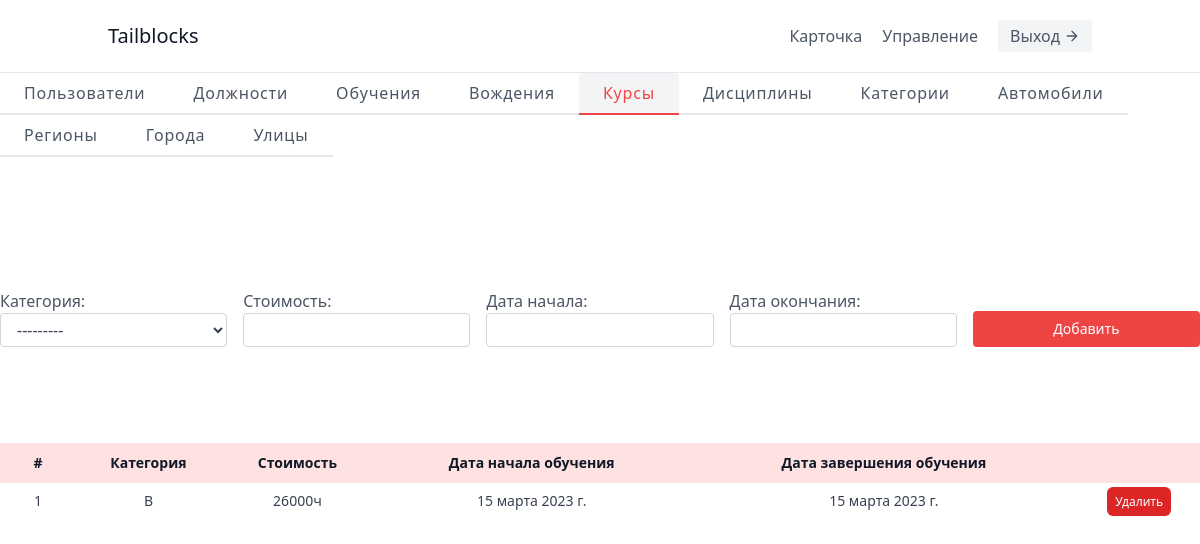
Screenshot of /control/courses/ with the database file from the repository.
### app/models.py (models this page shows, shortened)
class Course(models.Model):
    id_category = models.ForeignKey(Category, on_delete=models.CASCADE, verbose_name='Категория')
    price = models.IntegerField(verbose_name='Стоимость')
    start_date_education = models.DateField(verbose_name='Дата начала')
    end_date_education = models.DateField(verbose_name='Дата окончания')
    class Meta:
        verbose_name = 'курс'
        verbose_name_plural = 'курсы'

class Category(models.Model):
    name_category = models.CharField(max_length=155, verbose_name='Название')
    class Meta:
        verbose_name = 'категория'
        verbose_name_plural = 'категории'
    def __str__(self):
        return self.name_category

### app/views.py (the view)
# urls.py: path('control/courses/', ControlView.coursesControlPage, name='control-courses'),
    def coursesControlPage(request):
        courses = Course.objects.all()
        form = WorkerPostCourseForm(request.POST)
        return render(request, 'worker/control-courses.html', {'courses': courses, 'form': form})

### app/forms.py
class WorkerPostCourseForm(forms.ModelForm):
    class Meta:
        model = Course
        fields = '__all__'

### templates/worker/control-courses.html (shortened to what this page needs)
{% extends '../base.html' %} {% load static %}  {% block content %}
<header class="text-gray-600 body-font border-b">
  <div
    class="container mx-auto flex flex-wrap p-5 flex-col md:flex-row items-center"
  >
    <a
      class="flex title-font font-medium items-center text-gray-900 mb-4 md:mb-0"
    >
      <span class="text-xl">Tailblocks</span>
    </a>
    <nav
      class="md:ml-auto flex flex-wrap items-center text-base justify-center"
    >
      <a
        class="mr-5 cursor-pointer hover:text-gray-900"
        href="{% url 'profile' %}"
      >
        Карточка
      </a>
      <a
        class="mr-5 cursor-pointer hover:text-gray-900"
        href="{% url 'control' %}"
      >
        Управление
      </a>
    </nav>
    <a
      class="inline-flex items-center bg-gray-100 border-0 py-1 px-3 focus:outline-none hover:bg-gray-200 rounded text-base mt-4 md:mt-0"
      href="{% url 'logout' %}"
    >
      Выход
      <svg
        fill="none"
        stroke="currentColor"
        stroke-linecap="round"
        stroke-linejoin="round"
        stroke-width="2"
        class="w-4 h-4 ml-1"
        viewBox="0 0 24 24"
      >
        <path d="M5 12h14M12 5l7 7-7 7"></path>
      </svg>
    </a>
  </div>
</header>
<main>
  <section class="text-gray-600 body-font">
    <div class="cotainer mx-auto flex flex-wrap flex-col">
      <div class="flex mx-auto flex-wrap mb-5">
        <a
          class="sm:px-6 py-3 w-1/2 sm:w-auto justify-center sm:justify-start border-b-2 title-font font-medium inline-flex items-center leading-none border-gray-200 hover:text-gray-900 tracking-wider"
          href="{% url 'control-users' %}"
        >
          Пользователи
        </a>
        <a
          class="sm:px-6 py-3 w-1/2 sm:w-auto justify-center sm:justify-start border-b-2 title-font font-medium inline-flex items-center leading-none border-gray-200 hover:text-gray-900 tracking-wider"
          href="{% url 'control-posts' %}"
        >
          Должности
        </a>
        <a
          class="sm:px-6 py-3 w-1/2 sm:w-auto justify-center sm:justify-start border-b-2 title-font font-medium inline-flex items-center leading-none border-gray-200 hover:text-gray-900 tracking-wider"
          href="{% url 'control-trainings' %}"
        >
          Обучения
        </a>
        <a
          class="sm:px-6 py-3 w-1/2 sm:w-auto justify-center sm:justify-start border-b-2 title-font font-medium inline-flex items-center leading-none border-gray-200 hover:text-gray-900 tracking-wider"
          href="{% url 'control-driving' %}"
        >
          Вождения
        </a>
        <a
          class="sm:px-6 py-3 w-1/2 sm:w-auto justify-center sm:justify-start border-b-2 title-font font-medium bg-gray-100 inline-flex items-center leading-none border-red-500 text-red-500 tracking-wider rounded-t"
          href="{% url 'control-courses' %}"
        >
          Курсы
        </a>
        <a
          class="sm:px-6 py-3 w-1/2 sm:w-auto justify-center sm:justify-start border-b-2 title-font font-medium inline-flex items-center leading-none border-gray-200 hover:text-gray-900 tracking-wider"
          href="{% url 'control-disciplines' %}"
        >
          Дисциплины
        </a>
        <a
          class="sm:px-6 py-3 w-1/2 sm:w-auto justify-center sm:justify-start border-b-2 title-font font-medium inline-flex items-center leading-none border-gray-200 hover:text-gray-900 tracking-wider"
          href="{% url 'control-categories' %}"
        >
          Категории
        </a>
        <a
          class="sm:px-6 py-3 w-1/2 sm:w-auto justify-center sm:justify-start border-b-2 title-font font-medium inline-flex items-center leading-none border-gray-200 hover:text-gray-900 tracking-wider"
          href="{% url 'control-autos' %}"
        >
          Автомобили
        </a>
        <a
          class="sm:px-6 py-3 w-1/2 sm:w-auto justify-center sm:justify-start border-b-2 title-font font-medium inline-flex items-center leading-none border-gray-200 hover:text-gray-900 tracking-wider"
          href="{% url 'control-regions' %}"
        >
          Регионы
        </a>
        <a
          class="sm:px-6 py-3 w-1/2 sm:w-auto justify-center sm:justify-start border-b-2 title-font font-medium inline-flex items-center leading-none border-gray-200 hover:text-gray-900 tracking-wider"
          href="{% url 'control-cities' %}"
        >
          Города
        </a>
        <a
          class="sm:px-6 py-3 w-1/2 sm:w-auto justify-center sm:justify-start border-b-2 title-font font-medium inline-flex items-center leading-none border-gray-200 hover:text-gray-900 tracking-wider"
          href="{% url 'control-streets' %}"
        >
          Улицы
        </a>
      </div>
            <section class="text-gray-600 body-font">
        <div class="max-w-7xl py-24 mx-auto">
          <form
            method="POST"
            action="/control/courses/new/"
            class="w-full mx-auto space-y-4 items-end grid grid-cols-5 gap-4"
          >
            {% csrf_token %} {{ form.as_div }}
            <button
              class="text-white bg-red-500 border-0 text-sm font-medium py-2 px-4 focus:outline-none hover:bg-red-600 rounded"
              type="submit"
            >
              Добавить
            </button>
          </form>
        </div>
      </section>
      <table class="table-auto text-sm w-full max-w-7xl mx-auto rounded-lg">
        <thead class="text-gray-900 font-semibold bg-red-100">
          <tr>
            <th class="py-2.5 w-min">#</th>
            <th>Категория</th>
            <th>Стоимость</th>
            <th>Дата начала обучения</th>
            <th>Дата завершения обучения</th>
            <th class="w-min"></th>
          </tr>
        </thead>
        <tbody class="text-gray-700 justify-between">
          {% for item in courses %}
          <tr>
            <td class="py-2 px-4 text-center">{{item.id}}</td>
            <td class="py-2 px-4 text-center">{{item.id_category}}</td>
            <td class="py-2 px-4 text-center">{{item.price}}ч</td>
            <td class="py-2 px-4 text-center">{{item.start_date_education}}</td>
            <td class="py-2 px-4 text-center">{{item.end_date_education}}</td>
            <td class="py-2 text-center">
                            <a
                class="px-2 py-1.5 rounded-md text-center text-xs bg-red-600 text-white hover:bg-red-700"
                href='{% url "remove-course" item.id %}'
              >
                Удалить
              </a>
            </td>
          </tr>
          {% endfor %}
        </tbody>
      </table>
    </div>
  </section>
</main>
{% endblock content %}

### static/css/styles.css (style rules this page uses)
*, html { margin: 0; padding: 0; }

### rows the page displays
Course: id "1", id_category "B", price "26000", start_date_education "15 марта 2023 г.", end_date_education "15 марта 2023 г."
